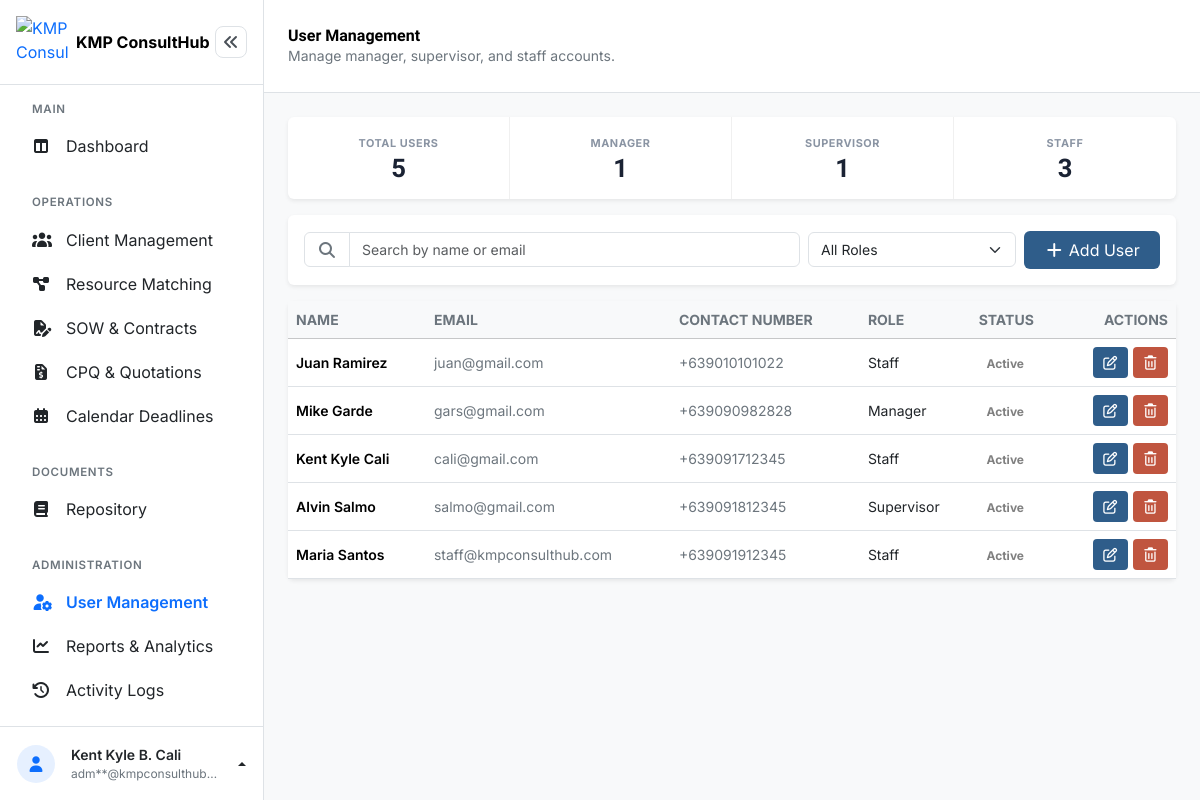
Before: /admin/user_management.php (signed in) with the older database file.
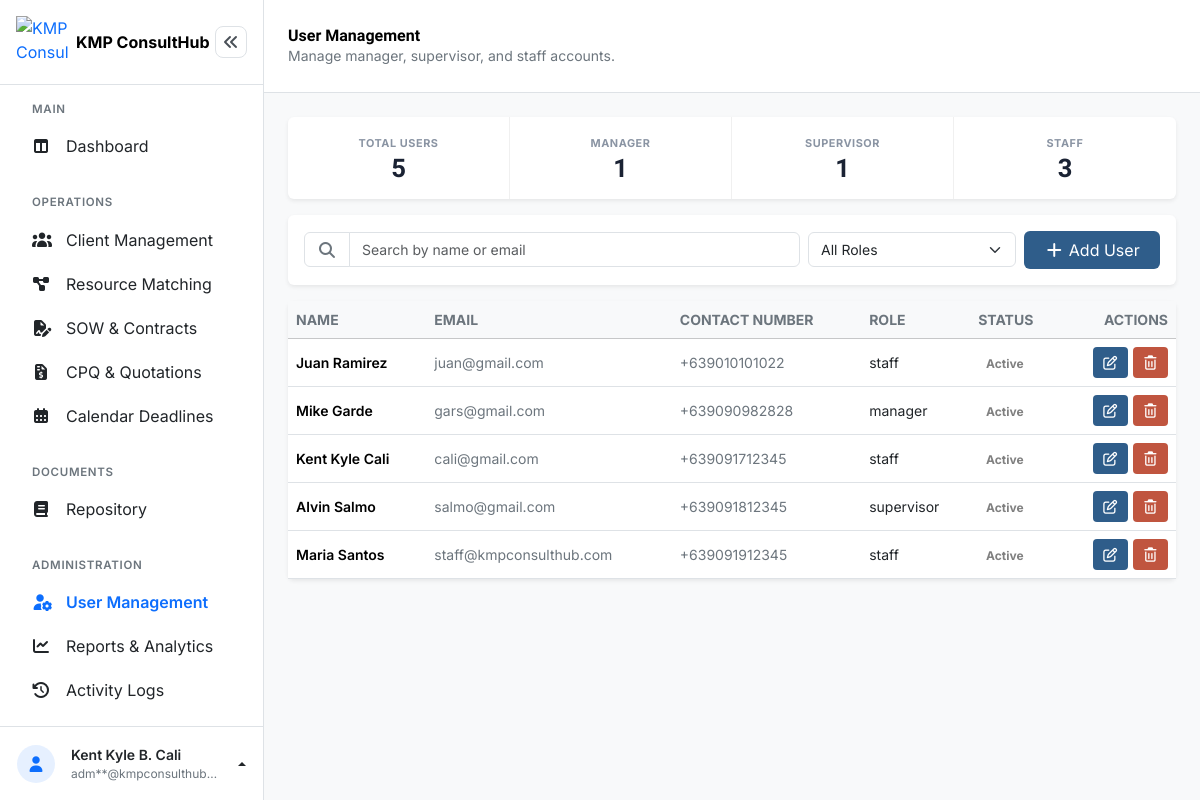
After: the same page with the newer database file.
### tables this page shows
CREATE TABLE `users` (
  `user_id` int(10) UNSIGNED NOT NULL,
  `firstname` varchar(100) NOT NULL,
  `middlename` varchar(100) DEFAULT NULL,
  `lastname` varchar(100) NOT NULL,
  `birthday` date NOT NULL,
  `gender` enum('Male','Female') NOT NULL,
  `address` varchar(255) NOT NULL,
  `contact_number` varchar(20) NOT NULL,
  `email` varchar(150) NOT NULL,
  `password` varchar(255) NOT NULL,
  `role` enum('manager','supervisor','staff') NOT NULL,
  `status` enum('Active','Inactive') NOT NULL DEFAULT 'Active',
  `created_at` timestamp NOT NULL DEFAULT current_timestamp(),
  `updated_at` timestamp NOT NULL DEFAULT current_timestamp() ON UPDATE current_timestamp()
);

### admin/user_management.php (the view, shortened to what the changed rows need)
<?php
$pdo = getConnection();
$query = 'SELECT * FROM users WHERE 1=1';
$params = [];
$query .= ' ORDER BY created_at DESC';
$stmt = $pdo->prepare($query);
$stmt->execute($params);
$users = $stmt->fetchAll();
$skillsStmt = $pdo->query('SELECT user_id, skill_name FROM staff_skills ORDER BY skill_id ASC');
$skillsByUser = [];
foreach ($skillsStmt->fetchAll() as $row) {
    $skillsByUser[$row['user_id']][] = $row['skill_name'];
}
?>
<!DOCTYPE html>
<html lang="en">
<head>
<link rel="stylesheet" href="../assets/vendor/bootstrap-5.3.8/css/bootstrap.min.css">
<link rel="stylesheet" href="../assets/vendor/fontawesome-free-7.3.1/css/all.min.css">
<link rel="stylesheet" href="../assets/css/dashboard.css">
</head>
<body class="bg-light">
<div class="dashboard-layout d-flex">
  <div class="dashboard-main flex-grow-1" style="min-width:0;">
    <header class="dashboard-topbar bg-white border-bottom d-flex align-items-center justify-content-between px-3 px-md-4">
      <div class="d-flex align-items-center gap-3">
        <div>
          <h1 class="dashboard-title h6 h5-md fw-bold mb-0">User Management</h1>
        </div>
      </div>
    </header>
    <main class="dashboard-content p-3 p-md-4">
      <section class="user-management-table card border-0 shadow-sm">
        <div class="table-responsive">
          <table class="table table-hover align-middle mb-0" id="usersTable">
            <thead class="table-light">
              <tr>
                <th scope="col" class="small text-uppercase text-secondary">Name</th>
                <th scope="col" class="small text-uppercase text-secondary d-none d-md-table-cell">Email</th>
                <th scope="col" class="small text-uppercase text-secondary d-none d-lg-table-cell">Contact Number</th>
                <th scope="col" class="small text-uppercase text-secondary">Role</th>
                <th scope="col" class="small text-uppercase text-secondary d-none d-sm-table-cell">Status</th>
                <th scope="col" class="small text-uppercase text-secondary text-end">Actions</th>
              </tr>
            </thead>
            <tbody>
              <?php if (empty($users)): ?>
                <tr>
                  <td colspan="6" class="text-center text-secondary py-4">No users found.</td>
                </tr>
              <?php else: ?>
                <?php foreach ($users as $user): ?>
                  <?php $userSkills = $skillsByUser[$user['user_id']] ?? []; ?>
                  <tr class="user-management-row" role="button" style="cursor:pointer;"
                    data-bs-toggle="modal" data-bs-target="#viewUserModal"
                    data-firstname="<?= htmlspecialchars($user['firstname']) ?>"
                    data-middlename="<?= htmlspecialchars($user['middlename'] ?? '') ?>"
                    data-lastname="<?= htmlspecialchars($user['lastname']) ?>"
                    data-birthday="<?= htmlspecialchars($user['birthday']) ?>"
                    data-gender="<?= htmlspecialchars($user['gender']) ?>"
                    data-address="<?= htmlspecialchars($user['address']) ?>"
                    data-contact="<?= htmlspecialchars($user['contact_number']) ?>"
                    data-email="<?= htmlspecialchars($user['email']) ?>"
                    data-role="<?= htmlspecialchars($user['role']) ?>"
                    data-status="<?= htmlspecialchars($user['status']) ?>"
                    data-skills="<?= htmlspecialchars(json_encode($userSkills)) ?>">
                    <td>
                      <span class="cell-body">
                        <span class="fw-semibold small d-block"><?= htmlspecialchars($user['firstname'] . ' ' . $user['lastname']) ?></span>
                      </span>
                    </td>
                    <td class="text-secondary small d-none d-md-table-cell">
                      <span class="cell-body"><?= htmlspecialchars($user['email']) ?></span>
                    </td>
                    <td class="text-secondary small d-none d-lg-table-cell">
                      <span class="cell-body"><?= htmlspecialchars($user['contact_number']) ?></span>
                    </td>
                    <td class="small text-dark">
                      <span class="cell-body"><?= htmlspecialchars($user['role']) ?></span>
                    </td>
                    <td class="d-none d-sm-table-cell">
                      <span class="cell-body">
                        <span class="badge rounded-pill" style="background: transparent; color: gray;">
                        <?= htmlspecialchars($user['status']) ?>
                        </span>
                      </span>
                    </td>
                    <td class="text-end cell-actions" onclick="event.stopPropagation();">
                      <span class="cell-body">
                        <button type="button" class="btn btn-sm" style="background-color:var(--um-primary); color:#fff;" title="Edit"
                          data-bs-toggle="modal" data-bs-target="#editUserModal"
                          data-id="<?= $user['user_id'] ?>"
                          data-firstname="<?= htmlspecialchars($user['firstname']) ?>"
                          data-middlename="<?= htmlspecialchars($user['middlename'] ?? '') ?>"
                          data-lastname="<?= htmlspecialchars($user['lastname']) ?>"
                          data-birthday="<?= htmlspecialchars($user['birthday']) ?>"
                          data-gender="<?= htmlspecialchars($user['gender']) ?>"
                          data-address="<?= htmlspecialchars($user['address']) ?>"
                          data-contact="<?= htmlspecialchars($user['contact_number']) ?>"
                          data-email="<?= htmlspecialchars($user['email']) ?>"
                          data-role="<?= htmlspecialchars($user['role']) ?>"
                          data-skills="<?= htmlspecialchars(json_encode($userSkills)) ?>">
                          <i class="fa-regular fa-pen-to-square"></i>
                        </button>
                        <button type="button" class="btn btn-sm" style="background-color:var(--um-danger); color:#fff;" title="Delete"
                          data-bs-toggle="modal" data-bs-target="#deleteUserModal"
                          data-id="<?= $user['user_id'] ?>"
                          data-name="<?= htmlspecialchars($user['firstname'] . ' ' . $user['lastname']) ?>">
                          <i class="fa-regular fa-trash-can"></i>
                        </button>
                      </span>
                    </td>
                  </tr>
                <?php endforeach; ?>
              <?php endif; ?>
            </tbody>
          </table>
        </div>
      </section>
    </main>
  </div>
</div>
</body>
</html>

Changed rows visible on the page:
changed users "Juan Ramirez": role "Staff" → "staff"
changed users "Mike Garde": role "Manager" → "manager"
changed users "Kent Kyle Cali": role "Staff" → "staff"
changed users "Alvin Salmo": role "Supervisor" → "supervisor"
changed users "Maria Santos": role "Staff" → "staff"
